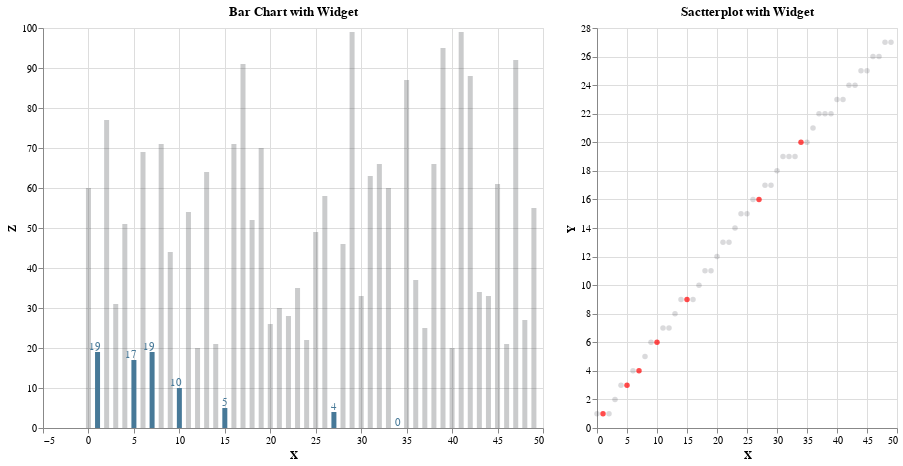

Notebook source saved alongside this figure:
### Markdown cell above
Now I just need to change the color threshold value I entered (20) to the slider variable `color_threshold` and bind the selector to the visuals.

### Code cell
bar = (alt.Chart(df).mark_bar().encode(                                        #Create a bar chart using df dataframe
    x='X',                                                                     #X variable
    y='Z',                                                                     #Y variable is Z
    tooltip=['X','Y','Z'],                                                     #Add tooltip
    color=alt.condition(
        alt.datum.Z< selector.color_threshold,                                 #Conditional formatting the selector variable
        alt.value('#477998'), alt.value('hsla(232, 7%, 20%, 0.25)'),           #if Z < 20, Blue otherwise gray
        
    )          
).properties(width=500, height=400, title="Bar Chart with Widget"))

text = bar.mark_text(
    align='right',                                                                #add text label
    baseline='middle',                                                            #align data labels
    
    dx= 3, dy= -5                                                                 #align x & y positions of labels
).encode(
    text='Z:Q',
    color=alt.condition(
        alt.datum.Z< selector.color_threshold,                                   #Conditional formatting
        alt.value('#477998'), alt.value('hsla(232, 7%, 20%, 0)'))             
)

bartext = (bar + text).interactive()                                          
bartext


scatter = (alt.Chart(df).mark_circle().encode(                             #
    x='X',                                                                 
    y='Y',                                                                
    tooltip=['X','Y','Z'], 
    color=alt.condition(
        alt.datum.Z < selector.color_threshold,                                   #passed the color_threshold variable
        alt.value('red'), alt.value('hsla(232, 7%, 20%, 0.25)')
    )
).properties(width=300, height=400, title="Sactterplot with Widget"))

scatter.interactive()



final =(bartext | scatter).add_selection(
    selector
)

final

### Figure 1 — Vega-Lite specification as saved in the notebook (floating-point values rounded to 4 significant figures)
{"config": {"view": {"continuousWidth": 400, "continuousHeight": 300}}, "hconcat": [{"layer": [{"mark": "bar", "encoding": {"color": {"condition": {"value": "#477998", "test": "(datum.Z < SelectorName.color_threshold)"}, "value": "hsla(232, 7%, 20%, 0.25)"}, "tooltip": [{"type": "quantitative", "field": "X"}, {"type": "quantitative", "field": "Y"}, {"type": "quantitative", "field": "Z"}], "x": {"type": "quantitative", "field": "X"}, "y": {"type": "quantitative", "field": "Z"}}, "height": 400, "selection": {"selector017": {"type": "interval", "bind": "scales", "encodings": ["x", "y"]}, "SelectorName": {"type": "single", "fields": ["color_threshold"], "bind": {"input": "range", "max": 100, "min": 0, "name": "color_threshold:", "step": 1}, "init": {"color_threshold": 20}}}, "title": "Bar Chart with Widget", "width": 500}, {"mark": {"type": "text", "align": "right", "baseline": "middle", "dx": 3, "dy": -5}, "encoding": {"color": {"condition": {"value": "#477998", "test": "(datum.Z < SelectorName.color_threshold)"}, "value": "hsla(232, 7%, 20%, 0)"}, "text": {"type": "quantitative", "field": "Z"}, "tooltip": [{"type": "quantitative", "field": "X"}, {"type": "quantitative", "field": "Y"}, {"type": "quantitative", "field": "Z"}], "x": {"type": "quantitative", "field": "X"}, "y": {"type": "quantitative", "field": "Z"}}, "height": 400, "title": "Bar Chart with Widget", "width": 500}]}, {"mark": "circle", "encoding": {"color": {"condition": {"value": "red", "test": "(datum.Z < SelectorName.color_threshold)"}, "value": "hsla(232, 7%, 20%, 0.25)"}, "tooltip": [{"type": "quantitative", "field": "X"}, {"type": "quantitative", "field": "Y"}, {"type": "quantitative", "field": "Z"}], "x": {"type": "quantitative", "field": "X"}, "y": {"type": "quantitative", "field": "Y"}}, "height": 400, "selection": {"SelectorName": {"type": "single", "fields": ["color_threshold"], "bind": {"input": "range", "max": 100, "min": 0, "name": "color_threshold:", "step": 1}, "init": {"color_threshold": 20}}}, "title": "Sactterplot with Widget", "width": 300}], "data": {"name": "data-2a92a2aad2788a9669f8b00966e4e773"}, "$schema": "https://vega.github.io/schema/vega-lite/v4.8.1.json", "datasets": {"data-2a92a2aad2788a9669f8b00966e4e773": [{"X": 0, "Y": 1.0, "Z": 60.0}, {"X": 1, "Y": 1.0, "Z": 19.0}, {"X": 2, "Y": 1.0, "Z": 77.0}, {"X": 3, "Y": 2.0, "Z": 31.0}, {"X": 4, "Y": 3.0, "Z": 51.0}, {"X": 5, "Y": 3.0, "Z": 17.0}, {"X": 6, "Y": 4.0, "Z": 69.0}, {"X": 7, "Y": 4.0, "Z": 19.0}, {"X": 8, "Y": 5.0, "Z": 71.0}, {"X": 9, "Y": 6.0, "Z": 44.0}, {"X": 10, "Y": 6.0, "Z": 10.0}, {"X": 11, "Y": 7.0, "Z": 54.0}, {"X": 12, "Y": 7.0, "Z": 20.0}, {"X": 13, "Y": 8.0, "Z": 64.0}, {"X": 14, "Y": 9.0, "Z": 21.0}, {"X": 15, "Y": 9.0, "Z": 5.0}, {"X": 16, "Y": 9.0, "Z": 71.0}, {"X": 17, "Y": 10.0, "Z": 91.0}, {"X": 18, "Y": 11.0, "Z": 52.0}, {"X": 19, "Y": 11.0, "Z": 70.0}, {"X": 20, "Y": 12.0, "Z": 26.0}, {"X": 21, "Y": 13.0, "Z": 30.0}, {"X": 22, "Y": 13.0, "Z": 28.0}, {"X": 23, "Y": 14.0, "Z": 35.0}, {"X": 24, "Y": 15.0, "Z": 22.0}, {"X": 25, "Y": 15.0, "Z": 49.0}, {"X": 26, "Y": 16.0, "Z": 58.0}, {"X": 27, "Y": 16.0, "Z": 4.0}, {"X": 28, "Y": 17.0, "Z": 46.0}, {"X": 29, "Y": 17.0, "Z": 99.0}, {"X": 30, "Y": 18.0, "Z": 33.0}, {"X": 31, "Y": 19.0, "Z": 63.0}, {"X": 32, "Y": 19.0, "Z": 66.0}, {"X": 33, "Y": 19.0, "Z": 60.0}, {"X": 34, "Y": 20.0, "Z": 0.0}, {"X": 35, "Y": 20.0, "Z": 87.0}, {"X": 36, "Y": 21.0, "Z": 37.0}, {"X": 37, "Y": 22.0, "Z": 25.0}, {"X": 38, "Y": 22.0, "Z": 66.0}, {"X": 39, "Y": 22.0, "Z": 95.0}, {"X": 40, "Y": 23.0, "Z": 20.0}, {"X": 41, "Y": 23.0, "Z": 99.0}, {"X": 42, "Y": 24.0, "Z": 88.0}, {"X": 43, "Y": 24.0, "Z": 34.0}, {"X": 44, "Y": 25.0, "Z": 33.0}, {"X": 45, "Y": 25.0, "Z": 61.0}, {"X": 46, "Y": 26.0, "Z": 21.0}, {"X": 47, "Y": 26.0, "Z": 92.0}, {"X": 48, "Y": 27.0, "Z": 27.0}, {"X": 49, "Y": 27.0, "Z": 55.0}]}}
